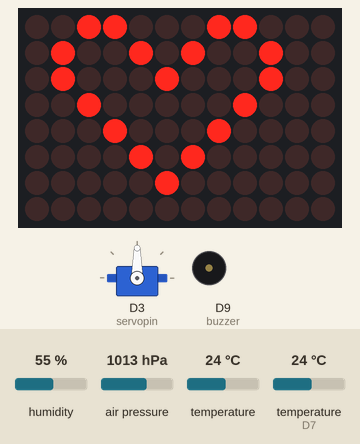
The sketch below on a simulated Arduino Uno R4 WiFi. Parts: servo, 12×8 LED matrix, buzzer (waves = sounding, pin HIGH). The inputs (shaded band) are chosen by the test bench; at power-on: humidity 55 %, air pressure 1013 hPa, temperature 24 °C, temperature (sensor on D7) 24 °C. WiFi joins after 1.5 s; servers stay silent unless stated; no MQTT or app messages arrive unless stated; what the sketch prints to the serial monitor is not drawn.

Above: at 0.1 s.

The sketch:

Chapter_10_Home_assistant_with_sensors_upload.ino
```cpp
#include <ArduinoMqttClient.h>
#include <WiFiS3.h>
#include "ArduinoGraphics.h"
#include "Arduino_LED_Matrix.h"
#include <string.h>
#include <stdlib.h>
#include <DHT11.h>
#include <Wire.h>
#include <Adafruit_Sensor.h>
#include <Adafruit_BMP280.h>
#include <Servo.h>

#include "arduino_secrets.h"

///////please enter your sensitive data in the Secret tab/arduino_secrets.h
char ssid[] = SECRET_SSID;  // your network SSID (name)
char pass[] = SECRET_PASS;  // your network password (use for WPA, or use as key for WEP)

ArduinoLEDMatrix matrix;  // create an instance for led matrix.

// create an instance of BMP280 sensor, it will create an object called bmp280
#define BMP280_I2C_ADDRESS 0x76
Adafruit_BMP280 bmp280;

#define DHT11PIN 7      //DHT 11 sensor
DHT11 dht11(DHT11PIN);  // create an instance of dht11

#define servopin 3   // Pin 3 to servo signal pin
Servo myservo;  // create servo object to control a servo

int pos = 1000; // variable to store the servo position

// bitmap frame buffer.
byte frame[8][12] = {
  { 0, 0, 1, 1, 0, 0, 0, 1, 1, 0, 0, 0 },
  { 0, 1, 0, 0, 1, 0, 1, 0, 0, 1, 0, 0 },
  { 0, 1, 0, 0, 0, 1, 0, 0, 0, 1, 0, 0 },
  { 0, 0, 1, 0, 0, 0, 0, 0, 1, 0, 0, 0 },
  { 0, 0, 0, 1, 0, 0, 0, 1, 0, 0, 0, 0 },
  { 0, 0, 0, 0, 1, 0, 1, 0, 0, 0, 0, 0 },
  { 0, 0, 0, 0, 0, 1, 0, 0, 0, 0, 0, 0 },
  { 0, 0, 0, 0, 0, 0, 0, 0, 0, 0, 0, 0 }
};

// To connect with SSL/TLS:
// 1) Change WiFiClient to WiFiSSLClient.
// 2) Change port value from 1883 to 8883.
// 3) Change broker value to a server with a known SSL/TLS root certificate
//    flashed in the WiFi module.

WiFiClient wifiClient;
MqttClient mqttClient(wifiClient);

const char broker[] = "192.168.3.109";
int port = 1883;

const char topic1[] = "uno/temp_in1";
const char topic2[] = "uno/humidity";
const char topic3[] = "uno/temp_in2";
const char topic4[] = "uno/pressure";
const char topic5[] = "uno/altitude";
const char topic6[] = "home/bedroom/switch1/set";

// define buzzer pin
const int buzzer = 9;

// LED matrix drawText function
void drawText(const char text[]) {
  matrix.beginDraw();

  matrix.stroke(0xFFFFFFFF);
  matrix.textScrollSpeed(50);

  // add the text
  matrix.textFont(Font_5x7);
  matrix.beginText(0, 1, 0xFFFFFF);
  matrix.println(text);
  matrix.endText(SCROLL_LEFT);

  matrix.endDraw();
}


void setup() {
  myservo.attach(servopin);  // attaches the servo on pin 3 to the servo object
  pinMode(7, INPUT);
  pinMode(buzzer, OUTPUT);
  digitalWrite(buzzer, LOW);  // turn off buzzer

  // init matrix and setting renderbitmap.
  matrix.begin();
  matrix.renderBitmap(frame, 8, 12);

  // init bmp280
  if (!bmp280.begin(BMP280_I2C_ADDRESS)){
    Serial.println("Could not find a valid BMP280 sensor, check wiring!!!");
    while(1);
  }

  // init serial port
  Serial.begin(9600);
  while (!Serial) {
    ;  // wait for serial port to connect. Needed for native USB port only
  }

  // attempt to connect to WiFi network:
  Serial.print("Attempting to connect to WPA SSID: ");
  Serial.println(ssid);
  while (WiFi.begin(ssid, pass) != WL_CONNECTED) {
    // failed, retry
    Serial.print(".");
    delay(5000);
  }
  Serial.print("IP address:");
  Serial.println(WiFi.localIP());
  Serial.println("You're connected to the network");
  Serial.println();

  // You can provide a unique client ID, if not set the library uses Arduino-millis()
  // Each client must have a unique client ID
  mqttClient.setId("uno_R4_01");

  // You can provide a username and password for authentication
  mqttClient.setUsernamePassword("jacky", "mypassword");

  Serial.print("Attempting to connect to the MQTT broker: ");
  Serial.println(broker);

  if (!mqttClient.connect(broker, port)) {
    Serial.print("MQTT connection failed! Error code = ");
    Serial.println(mqttClient.connectError());

    while (1) {
      if (!mqttClient.connect(broker, port)) {
        Serial.print("MQTT connection failed! Error code = ");
        Serial.println(mqttClient.connectError());
      }
    }
  }

  Serial.println("You're connected to the MQTT broker!");
  Serial.println();

  Serial.println("Sending available to topic!");

  // send message, the Print interface can be used to set the message contents
  mqttClient.beginMessage("home/bedroom/switch1/available");
  mqttClient.print("online");
  mqttClient.endMessage();

  Serial.println();

  mqttClient.onMessage(onMqttMessage);
  mqttClient.subscribe("home/bedroom/switch1/set");
}

void onMqttMessage(int messageSize) {
  char command[3];
  int i = 0;
  if (mqttClient.messageTopic().equals("home/bedroom/switch1/set")) {
    while (mqttClient.available()) {
      command[i++] = (char)mqttClient.read();
    }
    if (command[0] == 'O' && command[1] == 'N') {
      Serial.println("on led");
      digitalWrite(buzzer, HIGH);
      drawText("  ON!  ");
    } else if (command[0] == 'O' && command[1] == 'F' && command[2] == 'F') {
      Serial.println("off led");
      digitalWrite(buzzer, LOW);
      drawText("  OFF!  ");
    }
  };
}
int delay_cnt = 0;

void loop() {
  // call poll() regularly to allow the library to send MQTT keep alives which
  // avoids being disconnected by the broker
  mqttClient.poll();

  delay(1);
  delay_cnt++;
  if (delay_cnt == 100) {
    // read data from DHT11 sensor
    float humidity = dht11.readHumidity();
    float temperature = dht11.readTemperature();
    Serial.print(temperature);
    Serial.print("\t");
    Serial.print(humidity);
    Serial.print("\t");
    mqttClient.beginMessage(topic1);
    mqttClient.print(temperature);
    mqttClient.endMessage();

    mqttClient.beginMessage(topic2);
    mqttClient.print(humidity);
    mqttClient.endMessage();
  } else if (delay_cnt == 200) {
    // read temperature, pressure and altitude from BMP280 sensor
    float bmp_temp = bmp280.readTemperature();                    //
    float bmp_pressure = bmp280.readPressure() / 100.0;         //Read Pressure in Pa and conversion to inches of mercury;
    float bmp_altitude = bmp280.readAltitude(1013.25);  //Calculating the Altitude, the "1013.25"  is the pressure in(hPa) at sea level at day in your region
    Serial.print(bmp_temp);
    Serial.print("\t");
    Serial.print(bmp_pressure);
    Serial.print("\t");
    Serial.print(bmp_altitude);
    Serial.print("\t\t");
    mqttClient.beginMessage(topic3);
    mqttClient.print(bmp_temp);
    mqttClient.endMessage();

    mqttClient.beginMessage(topic4);
    mqttClient.print(bmp_pressure);
    mqttClient.endMessage();

    mqttClient.beginMessage(topic5);
    mqttClient.print(bmp_altitude);
    mqttClient.endMessage();
  } else if (delay_cnt == 500) {
    delay_cnt = 0;
  }
}
```

arduino_secrets.h
```cpp
#define SECRET_SSID "YOUR_WIFI_SSID"
#define SECRET_PASS "YOUR_WIFI_PASSWORD"
```
